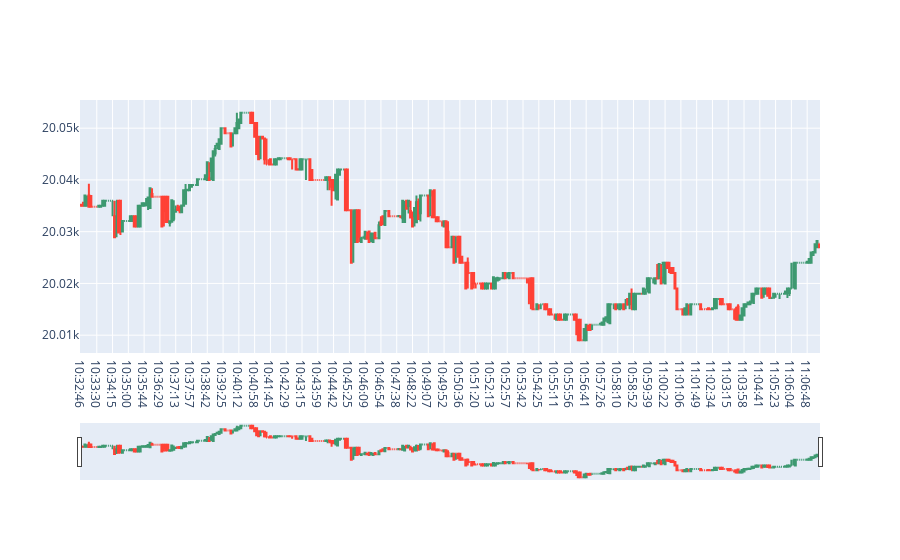

Source (notebook cell):
### Code cell
plot_rate(5)

### Figure 1 — Plotly figure (JSON) as saved in the notebook; plotly's stock layout.template omitted (floating-point values rounded to 4 significant figures; data arrays with more than 128 entries replaced by an {"elided": "..."} marker saying what was removed)
{"data": [{"close": {"elided": "375 float values"}, "high": {"elided": "375 float values"}, "low": {"elided": "375 float values"}, "open": {"elided": "375 float values"}, "type": "candlestick", "x": {"elided": "375 str values"}}], "layout": {}}
